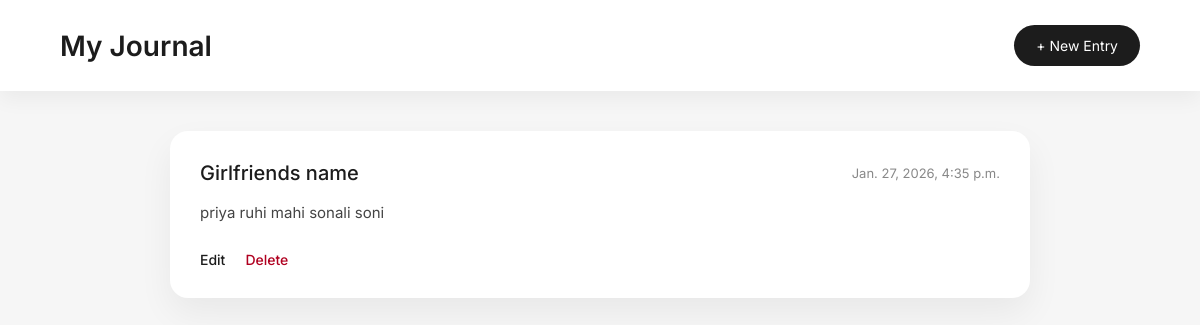
Screenshot of /journals/ (signed in) with the database file from the repository.
### journals/models.py (models this page shows, shortened)
class AddJournal(models.Model):
    user = models.ForeignKey(User, on_delete=models.CASCADE)
    title = models.CharField(max_length=300, blank=True, null=True)
    content = models.TextField(default='')
    created_at = models.DateTimeField(auto_now_add=True)
    updated_at = models.DateTimeField(auto_now=True)

### journal_main/views.py (the view)
# urls.py: path('journals/', views.journals, name='journals_notes'),
def journals(request):
    _journals = AddJournal.objects.filter(user=request.user)
    context = {
        'journals': _journals,
    }
    return render(request=request, template_name='journal.html', context=context)

### templates/journal.html (shortened to what this page needs)
{% load static %}
<!DOCTYPE html>
<html lang="en">
<head>
    <link rel="stylesheet" href="{% static 'css/journal.css' %}">
</head>
<body>
<header class="topbar">
    <h1>My Journal</h1>
    <a href="{% url 'add' %}" class="add-btn">+ New Entry</a>
</header>
<main class="container">
    {% if journals %}
        {% for journal in journals %}
            <div class="journal-card">
                <div class="card-header">
                    <h2>{{ journal.title }}</h2>
                    <span class="date">{{ journal.updated_at }} </span>
                </div>
                <p class="content">
                    {{ journal.content }}
                </p>
                <div class="card-actions">
                    <a href="#" class="edit">Edit</a>
                    <a href="#" class="delete">Delete</a>
                </div>
            </div>
        {% endfor %}
    {% else %}
        <div class="empty-state">
            <h2>No journal entries yet</h2>
            <p>Start writing your first journal entry.</p>
            <a href="{% url 'add' %}" class="add-btn">Create Entry</a>
        </div>
    {% endif %}
</main>
</body>
</html>

### journal_main/static/css/journal.css (style rules this page uses)
* { margin: 0; padding: 0; box-sizing: border-box; font-family: 'Inter', sans-serif; }
body { background: #f6f6f6; color: #1c1c1c; }
.topbar { background: #ffffff; padding: 25px 60px; display: flex; justify-content: space-between; align-items: center; box-shadow: 0 8px 20px rgba(0, 0, 0, 0.05); animation: slideDown 0.6s ease; }
.topbar h1 { font-size: 28px; font-weight: 600; }
.add-btn { text-decoration: none; background: #1c1c1c; color: #fff; padding: 12px 22px; border-radius: 30px; font-size: 14px; transition: all 0.3s ease; }
.container { max-width: 900px; margin: 40px auto; padding: 0 20px; }
.journal-card { background: #ffffff; padding: 30px; border-radius: 18px; margin-bottom: 25px; box-shadow: 0 15px 35px rgba(0, 0, 0, 0.06); animation: fadeUp 0.7s ease; }
.card-header { display: flex; justify-content: space-between; align-items: center; margin-bottom: 15px; }
.card-header h2 { font-size: 20px; font-weight: 500; }
.date { font-size: 13px; color: #888; }
.content { font-size: 15px; color: #444; line-height: 1.7; margin-bottom: 25px; }
.card-actions { display: flex; gap: 20px; }
.card-actions a { font-size: 14px; text-decoration: none; font-weight: 500; }
.card-actions .edit { color: #1c1c1c; }
.card-actions .delete { color: #b00020; }

### rows the page displays
AddJournal: title "Girlfriends name", updated_at "Jan. 27, 2026, 4:35 p.m.", content "priya ruhi mahi sonali soni"
